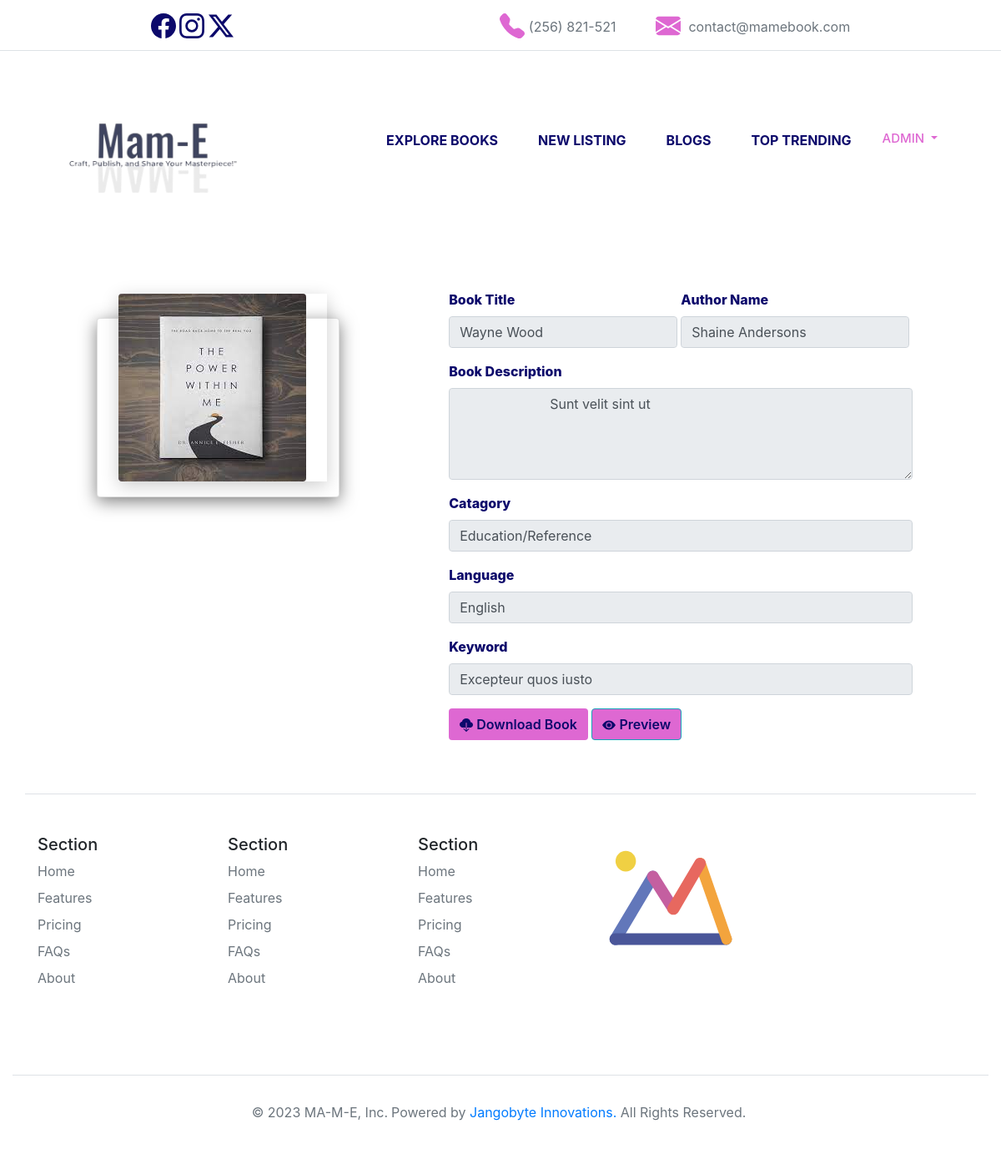
Page /all-books/detail5/ (signed in) on the committed database.
### cmsebook/models.py (models this page shows, shortened)
class bookinfo(models.Model):
    booktitle = models.CharField(default="", max_length=50)
    authorname = models.CharField(default="", max_length=50)
    bookdescription = models.TextField(default="", max_length=500)
    catagory = models.CharField(default="", max_length=50)
    language = models.CharField(default="", max_length=50)
    keyword = models.CharField(default="", max_length=50)
    bookcover = models.FileField(upload_to="bookcovers/")
    bookfile = models.FileField( upload_to="bookpdf/")
    status = models.CharField(default="on", max_length=5)
    uploadby = models.CharField(default="", max_length=50)

### cmsebook/views.py (the view)
# urls.py: path('all-books/detail<int:bookid>/', views.showdetailbook),
def showdetailbook(request, bookid):
    if request.user.is_authenticated:
        param = {
            'data': bookinfo.objects.get(id=bookid)
        }
        return render(request, "bookdetail.html", param)
    return redirect("log_in")

### templates/bookdetail.html (shortened to what this page needs)
{% extends "structure.html" %} {% block title %}Book Detail{% endblock title %}
 {%block body %}
<div class="container pt-4 d-flex flex-wrap justify-content-around">
  <div
    class="containers d-flex align-items-center justify-content-center position-relative flex-wrap"
    style="padding-bottom: 17rem"
  >
    <div class="card d-flex position-relative flex-column">
      <div class="imgContainer">
        <img src="/media/{{data.bookcover}}" />
      </div>
    </div>
  </div>
  <div class="detail">
    <div class="">
      <div class="d-flex flex-wrap">
        <div class="form-group">
          <label for=""> Book Title </label>
          <input
            type="text"
            value="{{data.booktitle}}"
            class="form-control"
            placeholder="Book Title"
            readonly
          />
        </div>
        <div class="form-group mx-1">
          <label for="">Author Name</label>
          <input
            type="text"
            class="form-control"
            value="{{data.authorname}}"
            placeholder="Author Name"
            readonly
          />
        </div>
      </div>
      <div class="form-group col-md-14">
        <label for="">Book Description</label>
        <textarea class="form-control" readonly rows="4">
                        {{ data.bookdescription }}
                    </textarea
        >
      </div>
      <div class="form-group">
        <label for="">Catagory</label>
        <br />
        <input
          type="text"
          class="form-control"
          value="{{data.catagory}}"
          readonly
        />
      </div>
      <div class="form-group col-md-14">
        <label for="">Language</label>
        <input
          type="text"
          class="form-control"
          name="language"
          placeholder="Language"
          value="{{data.language}}"
          readonly
        />
      </div>
      <div class="form-group col-md-14">
        <label for="">Keyword</label>
        <input
          type="text"
          class="form-control"
          placeholder="Keyword"
          value="{{data.keyword}}"
          readonly
        />
      </div>
      <div class="form-group">
        <a
          href="download-book"
          class="btn"
          style="color: #0c096b; background-color: #de68d2; font-weight: 600"
        >
          Download Book
        </a>
        <a
          href="/media/{{data.bookfile}}"
          class="btn btn-info"
          style="color: #0c096b; background-color: #de68d2; font-weight: 600"
        >
          <svg
            xmlns="http://www.w3.org/2000/svg"
            width="16"
            height="16"
            fill="currentColor"
            class="bi bi-eye-fill download-btn"
            viewBox="0 0 16 16"
          >
            <path d="M10.5 8a2.5 2.5 0 1 1-5 0 2.5 2.5 0 0 1 5 0" />
            <path
              d="M0 8s3-5.5 8-5.5S16 8 16 8s-3 5.5-8 5.5S0 8 0 8m8 3.5a3.5 3.5 0 1 0 0-7 3.5 3.5 0 0 0 0 7"
            />
          </svg>
          Preview
        </a>
      </div>
    </div>
  </div>
</div>
{% endblock body %}

### templates/structure.html (shortened to what this page needs)
<!DOCTYPE html>
<html lang="en">
  <head>
    <link
      rel="stylesheet"
      href="https://cdn.jsdelivr.net/npm/bootstrap@4.4.1/dist/css/bootstrap.min.css"
    />
    {% load static %}
    <link rel="stylesheet" href="{% static 'css/style.css' %}" />
  </head>
  <body id="top">
    <div class="container-fliud border-bottom" >
      <div class="container icons d-flex justify-content-around pt-3">
        <div class="social_media">
          <a href="#" class="">
          </a>
          <a href="#" class="m-0">
          </a>
          <a href="#" class="m-0">
            <svg
              xmlns="http://www.w3.org/2000/svg"
              width="30"
              height="30"
              fill="#0c096b"
              class="bi bi-twitter-x"
              viewBox="0 0 16 16"
            >
              <path
                d="M12.6.75h2.454l-5.36 6.142L16 15.25h-4.937l-3.867-5.07-4.425 5.07H.316l5.733-6.57L0 .75h5.063l3.495 4.633L12.601.75Zm-.86 13.028h1.36L4.323 2.145H2.865l8.875 11.633Z"
              />
            </svg>
          </a>
        </div>
        <div class="quick_contact d-flex">
          <div class="quick_number d-flex mx-4 px-4">
            <p class="text-muted pt-1">&nbsp;(256) 821-521</p>
          </div>
          <div class="quick_mail d-flex">
            <p class="text-muted pt-1">&nbsp; contact@mamebook.com</p>
          </div>
        </div>
      </div>
    </div>
    <div class="container-fluid main-ctr">
      <nav class="navbar navbar-expand-lg navbar-light pt-2 mx-4 px-4">
        <a class="navbar-brand" href="/">
          <img src="{%static 'img/logo.png'%}" style="width: 15rem" />
        </a>
        <div
          class="collapse navbar-collapse justify-content-end"
          style="padding-bottom: 3rem"
          id="navbarNav"
        >
          <ul class="navbar-nav">
            <li class="nav-item mx-3">
              <a class="nav-link text-uppercase" href="/all-books"
                >Explore Books
              </a>
            </li>
            <li class="nav-item mx-3">
              <a class="nav-link text-uppercase" href="#">New Listing </a>
            </li>
            <li class="nav-item mx-3">
              <a class="nav-link text-uppercase" href="#">Blogs </a>
            </li>
            <li class="nav-item mx-3">
              <a class="nav-link text-uppercase" href="/top-trend"
                >Top Trending
              </a>
            </li>
            {% if user.is_authenticated %}
            <div class="dropdown">
              <button
                class="btn dropdown-toggle text-uppercase"
                style="font-size: 15px; color: #de68d2; font-weight: 500"
                type="button"
                id="dropdownMenu2"
                data-toggle="dropdown"
                aria-haspopup="true"
                aria-expanded="false"
              >
                {{request.user.username}}
              </button>
            </div>
            {% else %}
            <li class="nav-item mx-3 login_btn">
              <a class="nav-link text-uppercase" href="/log-in">
                &nbsp;&nbsp;&nbsp; Login &nbsp;&nbsp;&nbsp;
              </a>
            </li>
            {% endif %}
          </ul>
        </div>
      </nav>
    </div>
    {% block body %}{% endblock body %}
    <div class="container">
      <footer class="row row-cols-5 py-5 my-5 border-top">
        <div class="col">
          <h5>Section</h5>
          <ul class="nav flex-column">
            <li class="nav-item mb-2">
              <a href="#" class="nav-link p-0 text-muted">Home</a>
            </li>
            <li class="nav-item mb-2">
              <a href="#" class="nav-link p-0 text-muted">Features</a>
            </li>
            <li class="nav-item mb-2">
              <a href="#" class="nav-link p-0 text-muted">Pricing</a>
            </li>
            <li class="nav-item mb-2">
              <a href="#" class="nav-link p-0 text-muted">FAQs</a>
            </li>
            <li class="nav-item mb-2">
              <a href="#" class="nav-link p-0 text-muted">About</a>
            </li>
          </ul>
        </div>
        <div class="col">
          <h5>Section</h5>
          <ul class="nav flex-column">
            <li class="nav-item mb-2">
              <a href="#" class="nav-link p-0 text-muted">Home</a>
            </li>
            <li class="nav-item mb-2">
              <a href="#" class="nav-link p-0 text-muted">Features</a>
            </li>
            <li class="nav-item mb-2">
              <a href="#" class="nav-link p-0 text-muted">Pricing</a>
            </li>
            <li class="nav-item mb-2">
              <a href="#" class="nav-link p-0 text-muted">FAQs</a>
            </li>
            <li class="nav-item mb-2">
              <a href="#" class="nav-link p-0 text-muted">About</a>
            </li>
          </ul>
        </div>
        <div class="col">
          <h5>Section</h5>
          <ul class="nav flex-column">
            <li class="nav-item mb-2">
              <a href="#" class="nav-link p-0 text-muted">Home</a>
            </li>
            <li class="nav-item mb-2">
              <a href="#" class="nav-link p-0 text-muted">Features</a>
            </li>
            <li class="nav-item mb-2">
              <a href="#" class="nav-link p-0 text-muted">Pricing</a>
            </li>
            <li class="nav-item mb-2">
              <a href="#" class="nav-link p-0 text-muted">FAQs</a>
            </li>
            <li class="nav-item mb-2">
              <a href="#" class="nav-link p-0 text-muted">About</a>
            </li>
          </ul>
        </div>
        <div class="col">
        </div>
      </footer>
    </div>
    <div class="container-fluid">
      <footer
        class="d-flex flex-wrap justify-content-center align-items-center py-3 my-4 border-top"
      >
        <p class="text-muted pt-3">&copy; 2023 MA-M-E, Inc.</p>
        <p class="text-muted pt-3 px-1">
          Powered by
          <a href="https://www.linkedin.com/company/jangobyte-innovations/" target="_blank"
            >Jangobyte Innovations.
          </a>
          All Rights Reserved.
        </p>
      </footer>
    </div>
  </body>
</html>

### static/css/style.css (style rules this page uses)
.icons a { text-decoration: none; }
.navbar-nav li a { color: #0c096b !important; font-weight: 700; font-size: 1rem; }

### rows in the picture
bookinfo: bookcover (picture), booktitle "Wayne Wood", authorname "Shaine Andersons", bookdescription "Sunt velit sint ut", catagory "Education/Reference", language "English", keyword "Excepteur quos iusto"

### other values in the picture
{{ request.user.username }} "ADMIN"
